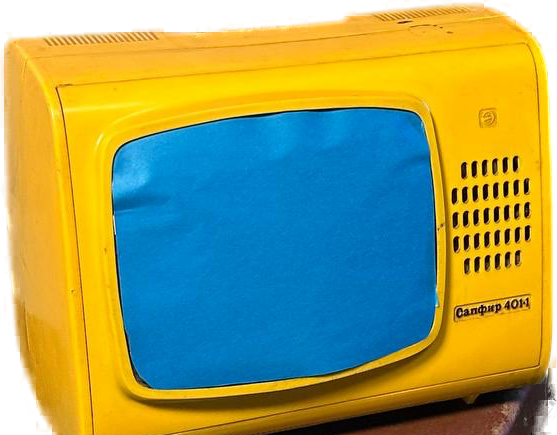
#> input picture assets/tv.png, 557 x 435 px, found by its file name
$ python process.py
#> lines starting #> are read from the running program, lines starting #| are printed output that depends on the picture; after the words box and inside, x2 and y2 are one past the last pixel; in counts of white or black regions, pixels touching at a corner belong together
"""Post-process rembg cutouts:
- TV: crop to just the television (rembg grabbed the suitcase below too),
      detect the blue-screen quad, print its corners.
- Chasy: paint over the 'leteo.kiev.ua' watermark.
"""
from PIL import Image, ImageFilter
import numpy as np

ASSETS = "assets"

# ---------- TV ----------
im = Image.open(f"{ASSETS}/tv.png").convert("RGBA")
#> im is the input picture: PIL image 557x435 RGBA; mean R, G, B, A 131.6, 138.9, 75.5, 230.5
a = np.asarray(im).astype(int)
r, g, b, al = a[..., 0], a[..., 1], a[..., 2], a[..., 3]
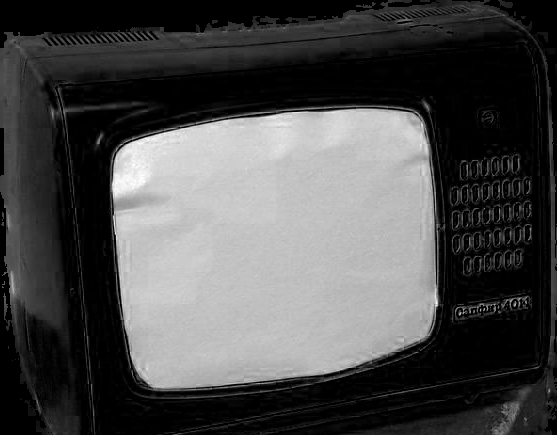
#> b: shape (435, 557) int64; min 0, max 254, mean 75.5
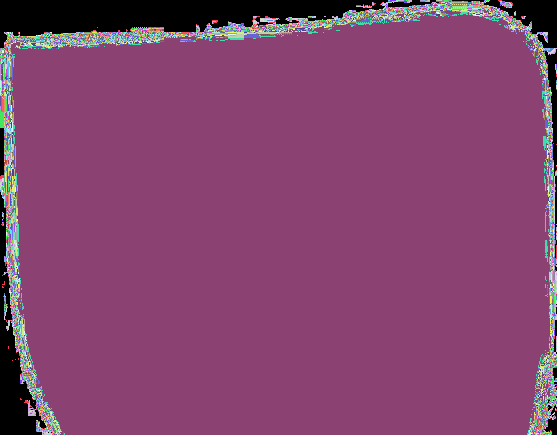
#> al: shape (435, 557) int64; 256 distinct labels, from 0 to 255; one colour per label, 0 black
opaque = al > 40
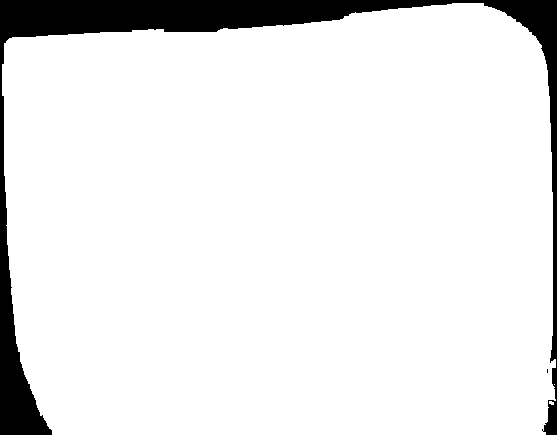
#> opaque: shape (435, 557) bool; 91.5% white; 2 black regions (1 under 20 px), largest, box (x1, y1, x2, y2) and area: (0, 0, 557, 435) 20583

# TV body = strong yellow (high R & G, low-ish B) ; screen = strong blue
yellow = opaque & (r > 150) & (g > 120) & (b < 140) & ((r + g) - 2 * b > 60)
#> yellow: shape (435, 557) bool; 48.3% white; 29 white regions (26 under 20 px), largest, box (x1, y1, x2, y2) and area: (2, 3, 556, 435) 116666, (172, 411, 306, 435) 368, (305, 407, 326, 411) 32
blue = opaque & (b > 120) & (b - r > 30) & (b - g > 10)
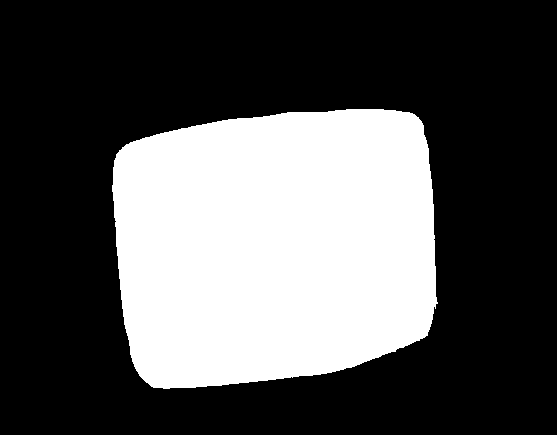
#> blue: shape (435, 557) bool; 32.7% white; 1 white region, box (x1, y1, x2, y2) and area: (112, 109, 438, 389) 79277
tv_mask = yellow | blue
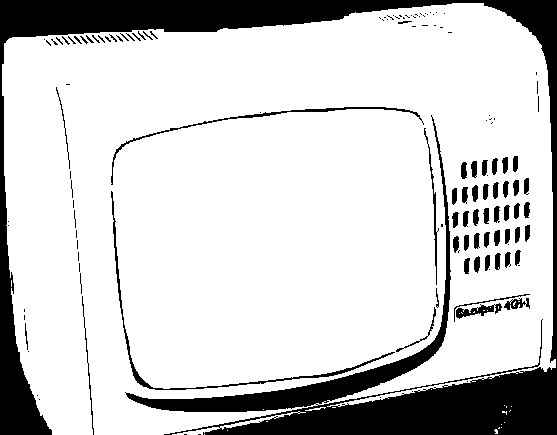
#> tv_mask: shape (435, 557) bool; 81.1% white; 133 black regions (81 under 20 px), largest, box (x1, y1, x2, y2) and area: (0, 0, 557, 435) 39474, (111, 191, 395, 390) 1038, (111, 107, 424, 185) 747

ys, xs = np.where(tv_mask)
pad = 12
x0, x1 = max(xs.min() - pad, 0), min(xs.max() + pad, im.width)
#> x0 = 0; x1 = 557
y0, y1 = max(ys.min() - pad, 0), min(ys.max() + pad, im.height)
#> y0 = 0; y1 = 435
print(f"TV bbox: x[{x0}:{x1}] y[{y0}:{y1}]  size={x1-x0}x{y1-y0}")
#| TV bbox: x[0:557] y[0:435]  size=557x435

# Cut everything below the TV (the suitcase) by zeroing alpha under y1,
# then crop to bbox.
arr = np.array(im)
arr[y1:, :, 3] = 0
tv = Image.fromarray(arr).crop((x0, y0, x1, y1))
tv.save(f"{ASSETS}/tv.png")
print(f"TV saved: {tv.size}")
#| TV saved: (557, 435)

# blue screen corners in the CROPPED coordinate space (fractions)
bys, bxs = np.where(blue)
keep = (bxs >= x0) & (bxs < x1) & (bys >= y0) & (bys < y1)
bxs, bys = bxs[keep] - x0, bys[keep] - y0
W, H = tv.size
#> W = 557; H = 435
def corner(cond_x, cond_y):
    # pick extreme point
    pass
# approximate quad via extreme sums/diffs
s = bxs + bys
d = bxs - bys
tl = (bxs[np.argmin(s)], bys[np.argmin(s)])
#> tl = (122, 147)
br = (bxs[np.argmax(s)], bys[np.argmax(s)])
#> br = (427, 335)
tr = (bxs[np.argmax(d)], bys[np.argmax(d)])
#> tr = (418, 117)
bl = (bxs[np.argmin(d)], bys[np.argmin(d)])
#> bl = (139, 375)
print("SCREEN corners (px in cropped tv):")
for name, (cx, cy) in [("tl", tl), ("tr", tr), ("br", br), ("bl", bl)]:
    print(f"  {name}: {cx},{cy}  = {cx/W:.4f},{cy/H:.4f}")
#> this loop made 4 passes
#|   tl: 122,147  = 0.2190,0.3379
#|   tr: 418,117  = 0.7504,0.2690
#|   br: 427,335  = 0.7666,0.7701
#|   bl: 139,375  = 0.2496,0.8621
print(f"SCREEN bbox frac: x[{bxs.min()/W:.4f}:{bxs.max()/W:.4f}] "
      f"y[{bys.min()/H:.4f}:{bys.max()/H:.4f}]")
#| SCREEN bbox frac: x[0.2011:0.7846] y[0.2506:0.8920]

# ---------- CHASY watermark ----------
ch = Image.open(f"{ASSETS}/chasy.png").convert("RGBA")
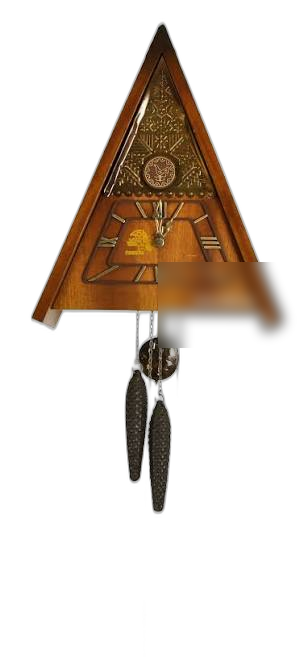
#> input picture assets/chasy.png, 304 x 657 px, found by its file name
#> ch is the input picture: PIL image 304x657 RGBA; mean R, G, B, A 25.1, 16, 8.2, 54.6
cw, chh = ch.size
#> cw = 304; chh = 657
# watermark sits mid-right on the wood, roughly x 0.55-0.98, y 0.42-0.52
box = (int(cw*0.52), int(chh*0.40), int(cw*0.99), int(chh*0.53))
#> box = (158, 262, 300, 348)
region = ch.crop(box)
# blur heavily to smear the text into the wood tone
region = region.filter(ImageFilter.GaussianBlur(6))
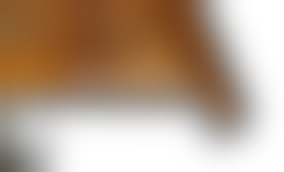
#> region: PIL image 142x86 RGBA (shown 2 times larger); mean R, G, B, A 76.1, 50.4, 27.7, 133.7; transparent parts drawn white
ch.paste(region, box)
ch.save(f"{ASSETS}/chasy.png")
print(f"Chasy watermark smudged in box {box}")
#| Chasy watermark smudged in box (158, 262, 300, 348)
